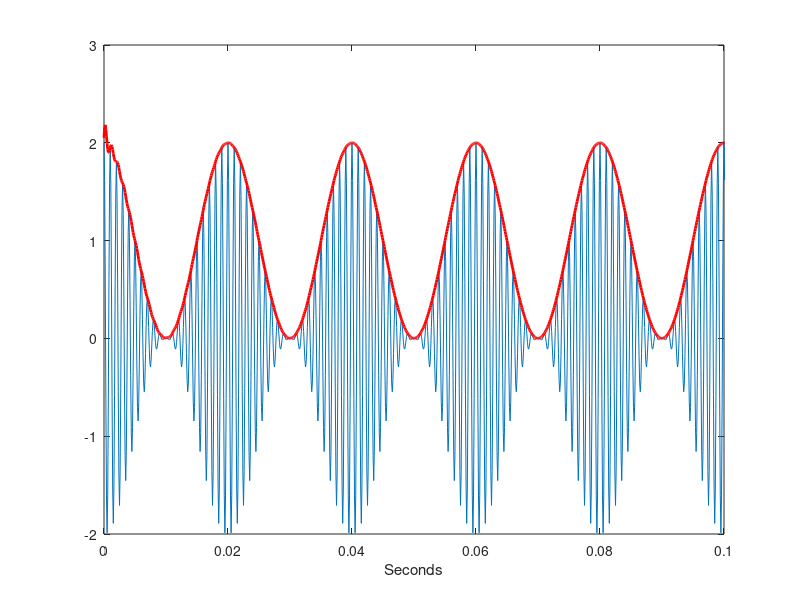
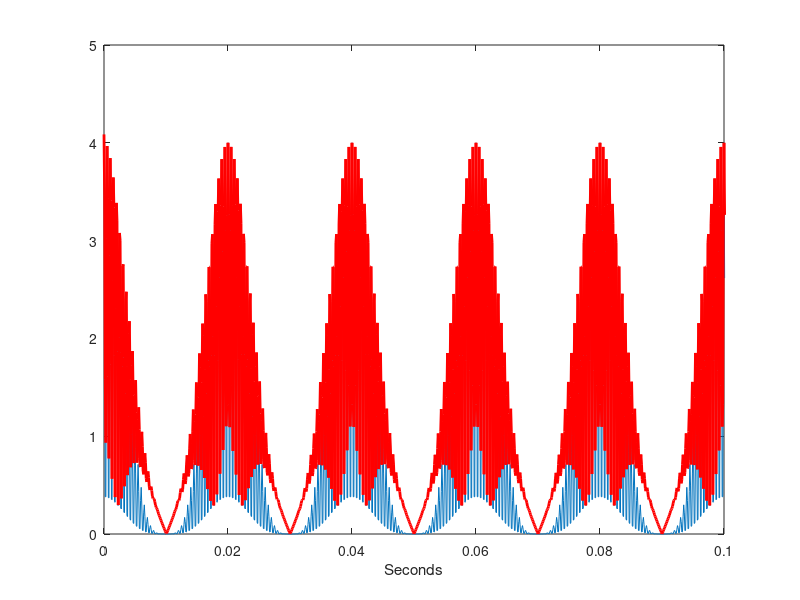
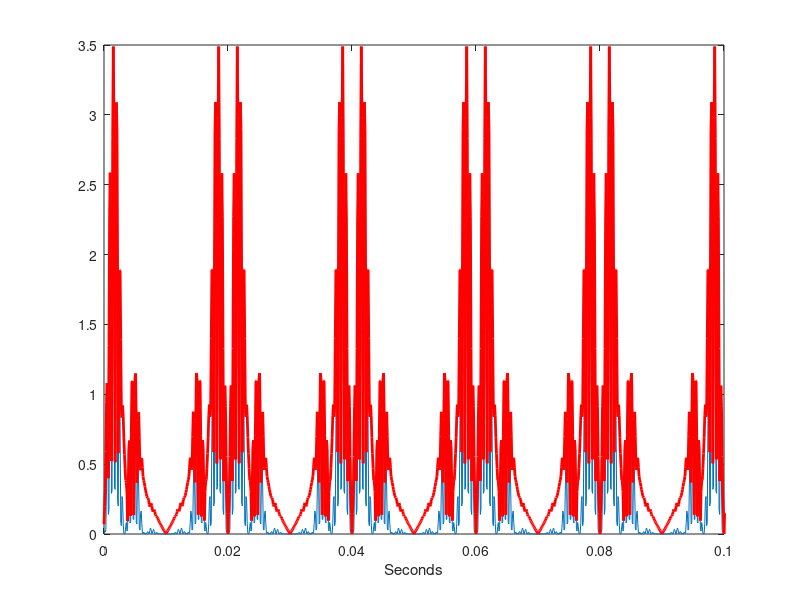

Write MATLAB code to recreate these figures, in order.
cla
t = 0:1e-4:1;
% ORIG 
x1 = [1+cos(2*pi*50*t)].*cos(2*pi*1000*t);
% modded
x2 = [1+cos(2*pi*50*t)].*sin(2*pi*150*t).*cos(2*pi*1000*t);

figure(1);
% orig unsquared
plot(t,x1)
xlim([0 0.1])
xlabel('Seconds')
%keyboard;
y = hilbert(x1);
env = abs(y);
plot(t,x1)
hold on
plot(t,[1]*env,'r','LineWidth',2)
xlim([0 0.1])
xlabel('Seconds');

figure(2);

plot(t,x1)
xlim([0 0.1])
xlabel('Seconds')
%keyboard;
x1=x1.^2;
y = hilbert(x1);
env = abs(y);
plot(t,x1)
hold on
plot(t,[1]*env,'r','LineWidth',2)
xlim([0 0.1])
xlabel('Seconds');

figure(3);
plot(t,x2)
xlim([0 0.1])
xlabel('Seconds')
%keyboard;
x2=x2.^2;
y = hilbert(x2);
env = abs(y);
plot(t,x2)
hold on
plot(t,[1]*env,'r','LineWidth',2)
xlim([0 0.1])
xlabel('Seconds');

disp('fin');




